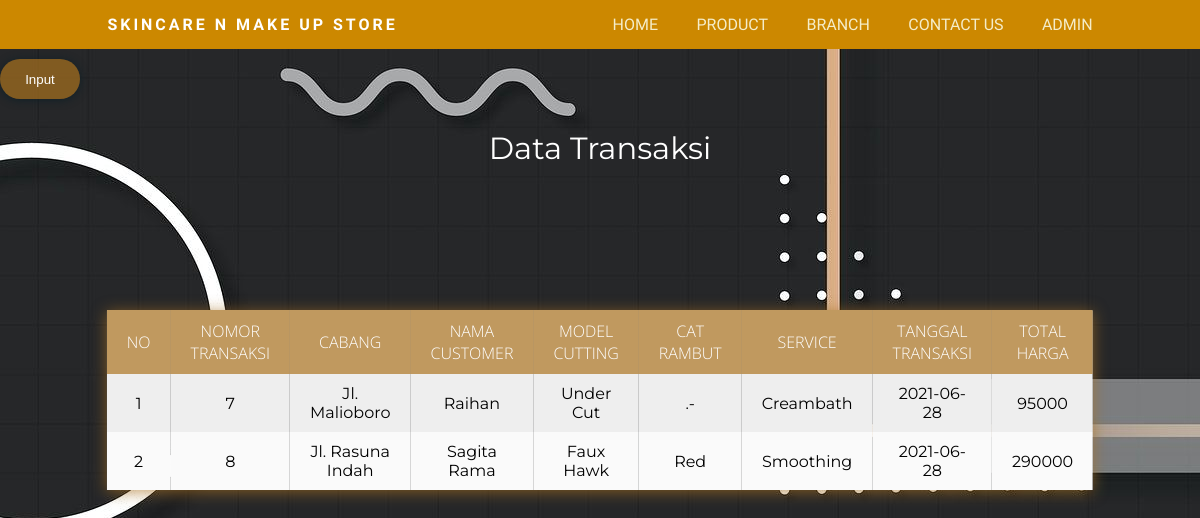
The app's page /read.php with its own data.
### tables this page shows
CREATE TABLE `transaksi` (
  `noTransaksi` int(20) NOT NULL,
  `cabang` varchar(50) NOT NULL,
  `namaCust` varchar(50) NOT NULL,
  `modelCUt` varchar(50) NOT NULL,
  `coloring` varchar(50) NOT NULL,
  `service` varchar(50) NOT NULL,
  `tanggalTransaksi` date NOT NULL,
  `totalHarga` int(20) NOT NULL
);

### read.php (the view, shortened to what this page needs)
<!DOCTYPE html>
<html lang="en">
<head>
    <link rel="stylesheet" type="text/css" href="css/read.css">
</head>
<body>
    <nav>
        <div class="logo">
            <h4>SKINCARE N MAKE UP STORE</h4>
        </div>
        <ul>
            <li><a href="index.php">HOME</a></li>
            <li><a href="product.php">PRODUCT</a></li>
            <li><a href="about.php">BRANCH</a></li>
            <li><a href="contact.php">CONTACT US</a></li>
            <li><a href="login.php">ADMIN</a></li>
        </ul>
    </nav>
    <button><a href="inputData.php">Input</a></button>
    <table>
    <br><br>
        <center><p>Data Transaksi</p></center>
        <tr>
            <th>No</th>
            <th>Nomor Transaksi</th>
            <th>Cabang</th>
            <th>Nama Customer</th>
            <th>Model Cutting</th>
            <th>Cat Rambut</th>
            <th>Service</th>
            <th>Tanggal Transaksi</th>
            <th>Total Harga</th>
        </tr>
        <?php
        include "connect.php";
        $no = 1;
        $ambildata = mysqli_query($connect, "SELECT * FROM transaksi");
        while ($tampil = mysqli_fetch_array($ambildata)){
            echo "
            <tr>
                <td>$no</td>
                <td>$tampil[noTransaksi]</td>
                <td>$tampil[cabang]</td>
                <td>$tampil[namaCust]</td>
                <td>$tampil[modelCUt]</td>
                <td>$tampil[coloring]</td>
                <td>$tampil[service]</td>
                <td>$tampil[tanggalTransaksi]</td>
                <td>$tampil[totalHarga]</td>
            </tr>
            ";
            $no++;
        }
        ?>
    </table>
</body>
</html>

### css/read.css (style rules this page uses)
* { margin:0; padding: 0; outline: 0; }
body { background-image: url(img/bgdata.jpg); }
nav { display: flex; background-color: #cc8800; justify-content: space-around; padding: 15px 0; color: white; }
nav .logo { font-family: 'Yeon Sung', cursive; letter-spacing: 3px; }
nav ul { display: flex; list-style: none; width: 40%; justify-content: space-between; }
nav ul li a { color: rgb(245, 237, 201); text-decoration: none; font-family: 'Patrick Hand', cursive; }
table { position: absolute; z-index: 2; left: 50%; top: 50%; transform: translate(-50%,-50%); width: 60%; border-collapse: collapse; box-shadow: 0 2px 15px rgba(169, 113, 31, 0.7); border-radius: 1px 1px 0 0; overflow: hidden; }
td , th { padding: 10px 20px; text-align: center; }
th { background-color: rgba(169, 113, 31, 0.7); color: white; font-family: 'Open Sans',Sans-serif; font-weight: 200; text-transform: uppercase; }
tr { width: 100%; background-color: #fafafa; font-family: 'Montserrat', sans-serif; }
tr:nth-child(even) { background-color: #eeeeee; }
p { color: white; font-family: 'Montserrat', sans-serif; font-size: 23pt; margin-top: 1%; }
a { color: black; }

### read.php (style rules this page uses)
body { background-image: url(img/bgdata.jpg); background-size : 100%; }
button { background: rgba(169, 113, 31, 0.7); border: none; border-radius: 21px; box-shadow: 0px 1px 8px #0f2027; cursor: pointer; color: white; font-family: sans-serif; height: 40px; margin: 0 auto; margin-top: 10px; width: 80px; }
button a { text-decoration: none; color: white; }
p { color: white; }

### records on screen
transaksi: noTransaksi "7", cabang "Jl. Malioboro", namaCust "Raihan", modelCUt "Under Cut", coloring ".-", service "Creambath", tanggalTransaksi "2021-06-28", totalHarga "95000"
transaksi: noTransaksi "8", cabang "Jl. Rasuna Indah", namaCust "Sagita Rama", modelCUt "Faux Hawk", coloring "Red", service "Smoothing", tanggalTransaksi "2021-06-28", totalHarga "290000"
